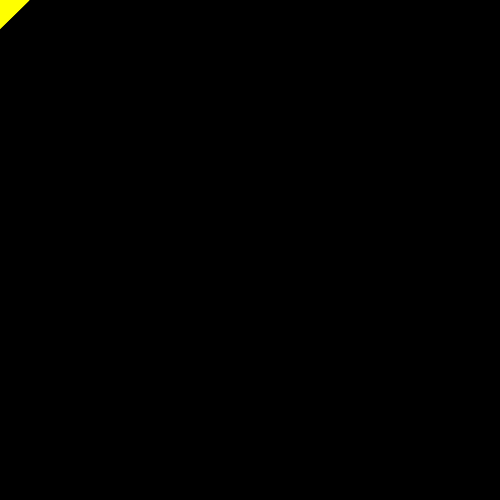
Frame 1 (no input)
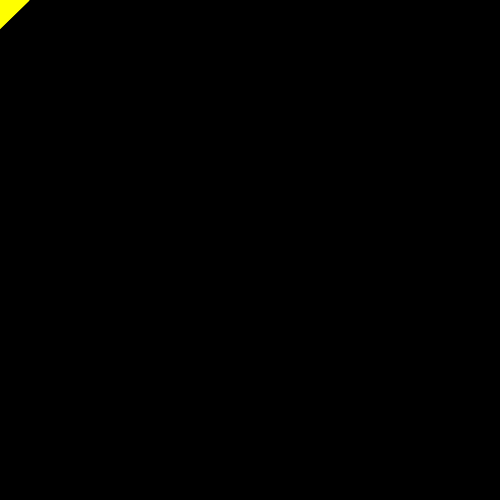
Frame 60 (the mouse pressed at the canvas centre just before this capture)
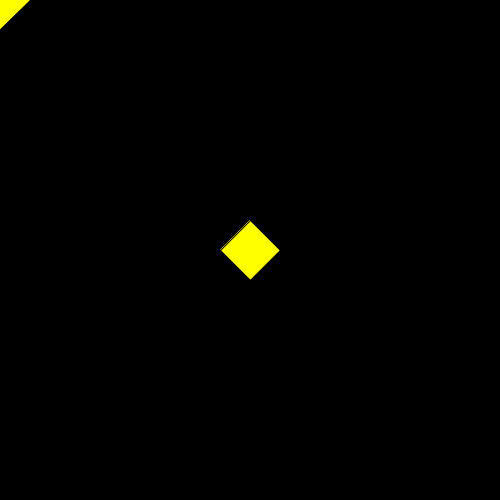
Frame 120 (the mouse held since frame 60 and released just before this capture)

The Processing sketch that drew these frames (run headless with seeded random() and noise(); from frame 60 on, the mouse is pressed at the canvas centre):

// Processing sketch: ex08_06
// ── ex08_06.pde
// 마우스를 따라 움직이는 다각형

float points = 4.0, angle = 360.0 / points;

void setup() {
  size(500, 500);
  background(0);
}

void draw() {
  fill(255, 255, 0);
  beginShape();
  for (int degree = 0; degree < 360; degree += angle) {
    float theta = radians(degree);
    float x = mouseX + 30.0 * cos(theta);
    float y = mouseY + 30.0 * sin(theta);
    vertex(x, y);
  }
  endShape(CLOSE);
}
